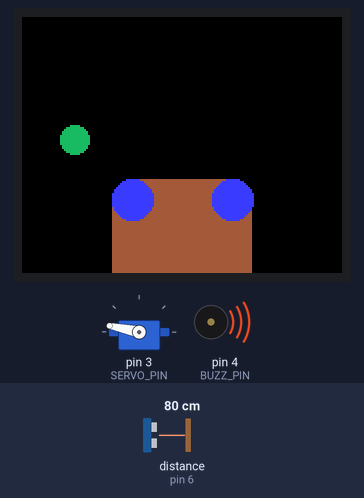
Simulated run of this sketch. Board: Arduino Uno, built with avr-gcc and run on an emulated ATmega328P. Shown: 160×128 colour display, servo, buzzer (waves = sounding). Wiring (inferred from the names in the program): ultrasonic range finder: trigger pin 5; echo pin 6. Inputs (shaded band) come from the test bench; at power-on: distance to the obstacle (sensor on pin 6) 80 cm. The echo pulse lasts 58.3 µs per cm; what the sketch prints to the serial monitor is not drawn.

Above: at 1.28 s.
1.3 s: distance to the obstacle (sensor on pin 6) set to 69 cm
At 1.46 s:
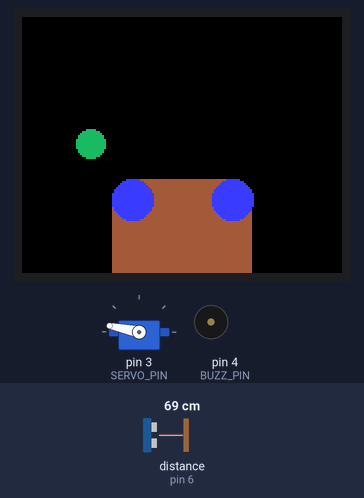
2.8 s: distance to the obstacle (sensor on pin 6) set to 61 cm
At 2.98 s:
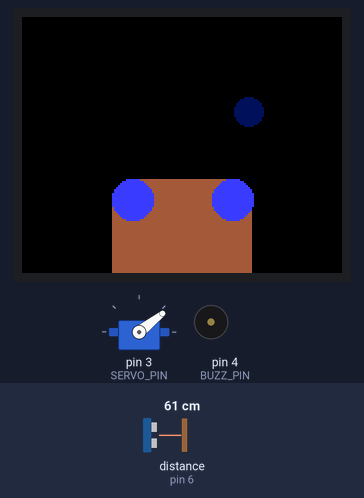
4.4 s: distance to the obstacle (sensor on pin 6) set to 36 cm
At 4.55 s:
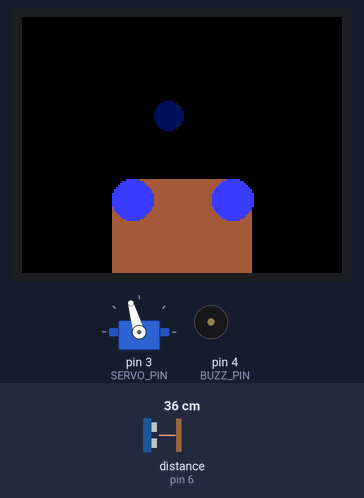
6.6 s: distance to the obstacle (sensor on pin 6) set to 29 cm
At 6.77 s:
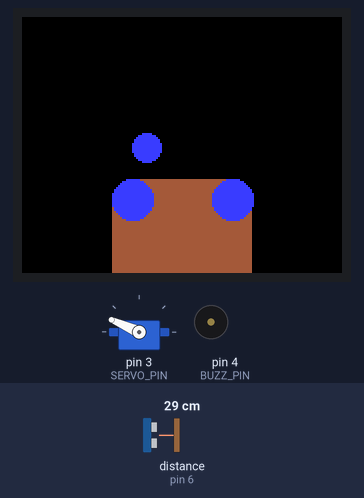
Timing chart, 0 to 10.6 s (numbered marks = the images above; inputs shaded):
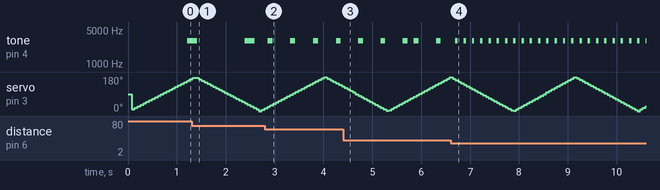

The sketch:

Parking_Sensor.ino
```cpp
#include <TFT.h>
#include <SPI.h>
#include <Servo.h>
#include <QueueArray.h>
#define TRIGGER_PIN 5
#define ECHO_PIN 6
#define MAX_DIST 200
#define SERVO_PIN 3
#define POLL_RANGE 20
#define BUZZ_PIN 4

#define cs 10
#define dc 9
#define rst 8

TFT TFTscreen = TFT(cs, dc, rst);
Servo myservo;

struct obstacle {
  float dist;
  int ang;
};
int nr_draw = 0, q_size = 1;
QueueArray<obstacle> draw_buff;

const float rad_const= 57.2958;

int pos, dir;
int poll_idx, count, sum, avg;
long duration;
int distance;

void setup() {
  TFTscreen.begin();
  TFTscreen.background(0, 0, 0);
  int w = 70;
  int h = 70;
  int r = 10;
  TFTscreen.fillRoundRect(TFTscreen.width()/2-w/2, TFTscreen.height()/2+h/4, w, h, r, 0x43A2C7);
  TFTscreen.fillCircle(TFTscreen.width()/2-w/2+r, TFTscreen.height()/2+h/4+r, r, 0x2039FF);
  TFTscreen.fillCircle(TFTscreen.width()/2+w/2-r, TFTscreen.height()/2+h/4+r, r, 0x2039FF);

  dir = 1;
  poll_idx = 0;
  count = 0;
  sum = 0;
  avg = 0;

    myservo.attach(SERVO_PIN);

    Serial.begin(9600);

    pinMode(BUZZ_PIN, OUTPUT);
    pinMode(TRIGGER_PIN, OUTPUT);
    pinMode(ECHO_PIN, INPUT);

    delay(50);
}


int getDistance() {
    digitalWrite(TRIGGER_PIN, LOW);
    delayMicroseconds(2);

    digitalWrite(TRIGGER_PIN, HIGH);
    delayMicroseconds(10);
    digitalWrite(TRIGGER_PIN, LOW);

    duration = pulseIn(ECHO_PIN, HIGH);
    distance = duration*0.034/2;
    distance = (distance > MAX_DIST) ? 0 : distance;

    Serial.print("Distance: ");
    Serial.println(distance);

    return distance;
}

void loadObstacle(float d, int ang, int color) {
  int dist = (int) d;
  int h = 70;
  int r = 7;
  TFTscreen.fillCircle(TFTscreen.width()/2 + dist * cos((float)ang/rad_const),
                       TFTscreen.height()/2+h/4-r-1 - dist * sin((float)ang/rad_const),
                       r, color);
}

void deleteObstacle(float d, int ang) {
  int dist = (int) d;
  int h = 70;
  int r = 7;
  TFTscreen.fillCircle(TFTscreen.width()/2 + dist * cos((float)ang/rad_const),
                       TFTscreen.height()/2+h/4-r-1 - dist * sin((float)ang/rad_const),
                       r, 0);
}

void loop() {
  for (int i = 0; i < 8; ++i) {
      if (pos >= 180 || pos < 0) {
        dir *= -1;
      }

      pos += dir;
  }
  myservo.write(pos);

  poll_idx++;
    if (poll_idx >= 100)
      poll_idx = 0;


  int dist = getDistance();


    int color = 0;

    if (dist < 33 && dist != 0) {
        if (poll_idx % 3 == 0)
          tone(BUZZ_PIN, 3000, 50);
        color = 0x2039FF;
    } else if (dist < 66 && dist != 0) {
        if (poll_idx % 8 == 0)
          tone(BUZZ_PIN, 3000, 100);
        color = 0x8B008B;
    } else if (dist < 100 && dist != 0) {
        if (poll_idx % 20 == 0)
          tone(BUZZ_PIN, 3000, 200);
        color = 0xd51dcc;
    }


  float mapped = (float)dist / 100 * 70;
  if (dist > 0 && dist <= 100) {
    loadObstacle(mapped, pos, color);

    obstacle o;
    o.dist = mapped;
    o.ang = pos;
    draw_buff.enqueue(o);
    nr_draw++;

    delay(50);

    if (nr_draw == q_size) {
      obstacle out = draw_buff.dequeue();
      deleteObstacle(out.dist, out.ang);
      nr_draw--;
    }
  } else {
    if (nr_draw > 0) {
      obstacle out = draw_buff.dequeue();
      deleteObstacle(out.dist, out.ang);
      nr_draw--;
    }
    delay(50);
  }

}
```

Measured:
- the behaviour switches between 67 and 66 cm on distance to the obstacle (sensor on pin 6) (found by bisection; images 1 and 2)
- the behaviour switches between 34 and 33 cm on distance to the obstacle (sensor on pin 6) (found by bisection; images 3 and 4)
- after the input at 2.8 s, the display: first differs from a run without the input after 0.06 s (image 2 shows a later state)
- after the input at 6.6 s, tone on pin 4 (BUZZ_PIN): alternates 3000 Hz for 0.05 s and silent for 0.12 s, starting after 0.10 s
- by itself, tone on pin 4 (BUZZ_PIN): plays 3000 Hz for 0.10 s, 3000 Hz for 0.10 s, 3000 Hz for 0.10 s, 3000 Hz for 0.10 s, 3000 Hz for 0.10 s
